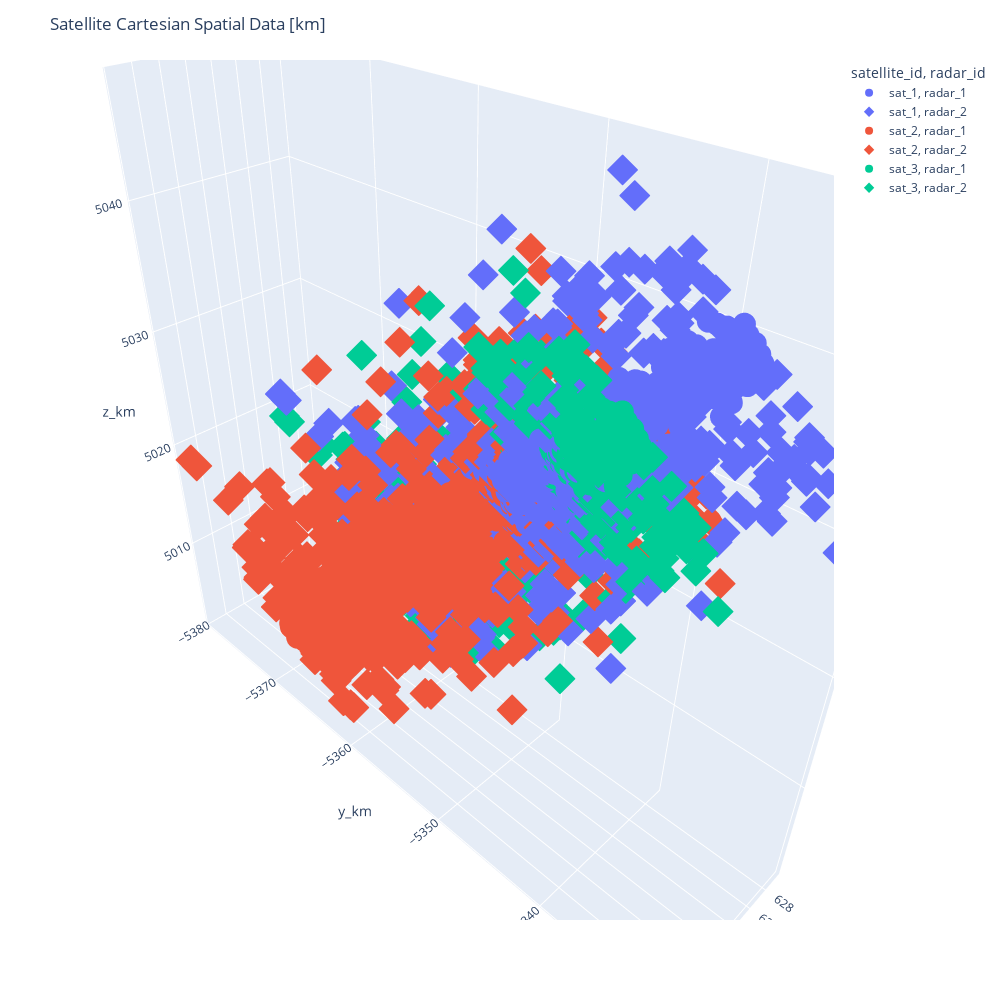
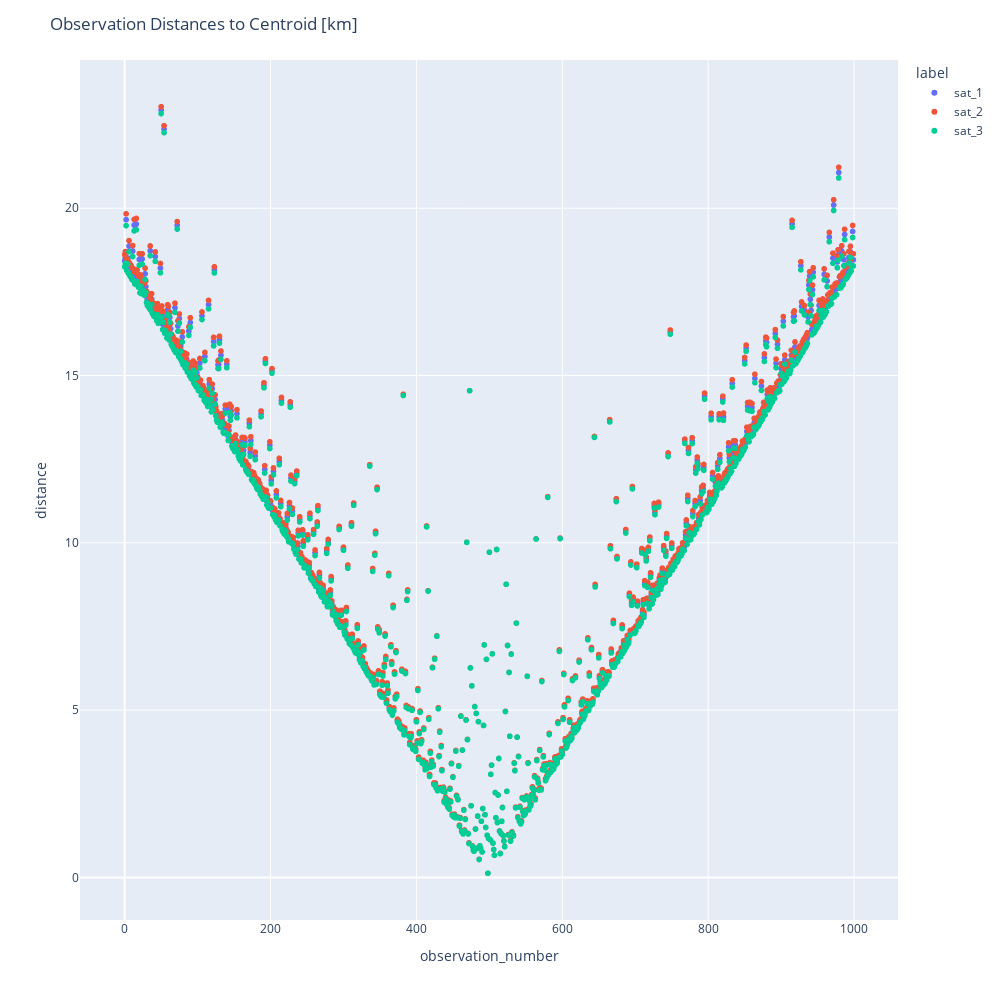
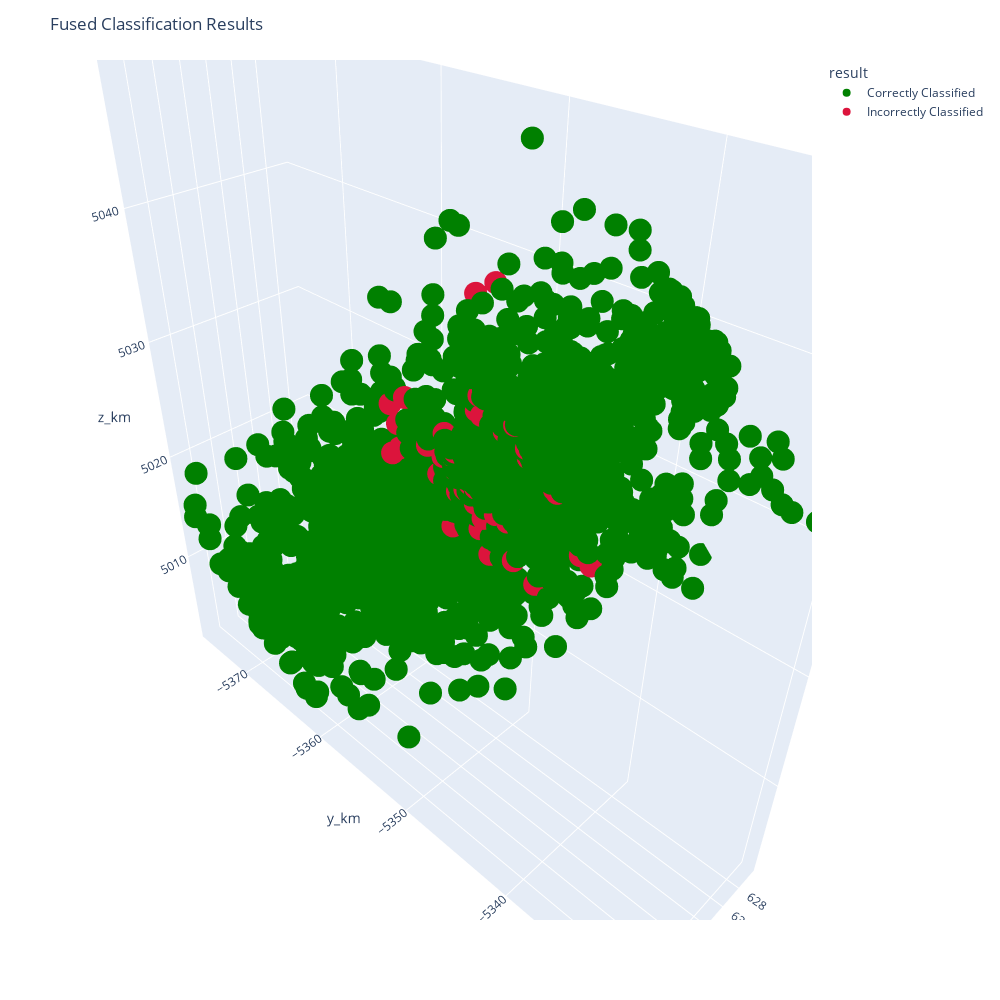

The code cell stored with these charts, in order, in its notebook:
### Markdown cell above
# Visulization

The datasets were plotted using the `plotly` library.  The figures below can be described as:

1. The raw, combination of radar corrupted tracks.  The different colors represent the different satellite objects, and the marker symbols represent the different radars.

2. The observation distances to the centroid.  To better understand spatially where the intersection region was located, the distances from each point to the centroid (mean across each dimension) are displayed.

3. The classification results, where the green markers were points correctly associated with the satellite objects and the red markers were points incorrectly associated with the satellite objects.

### Code cell
# plot the results
from plotly.offline import init_notebook_mode

init_notebook_mode(connected=True)

plots = ml_models.generate_plots(results)

### Figure 1 — Plotly figure (JSON) as saved in the notebook; plotly's stock layout.template omitted (floating-point values rounded to 4 significant figures; data arrays with more than 128 entries replaced by an {"elided": "..."} marker saying what was removed)
{"data": [{"hovertemplate": "satellite_id=sat_1<br>radar_id=radar_1<br>x_km=%{x}<br>y_km=%{y}<br>z_km=%{z}<extra></extra>", "legendgroup": "sat_1, radar_1", "marker": {"color": "#636efa", "symbol": "circle"}, "mode": "markers", "name": "sat_1, radar_1", "scene": "scene", "showlegend": true, "type": "scatter3d", "x": {"elided": "511 float values"}, "y": {"elided": "511 float values"}, "z": {"elided": "511 float values"}}, {"hovertemplate": "satellite_id=sat_1<br>radar_id=radar_2<br>x_km=%{x}<br>y_km=%{y}<br>z_km=%{z}<extra></extra>", "legendgroup": "sat_1, radar_2", "marker": {"color": "#636efa", "symbol": "diamond"}, "mode": "markers", "name": "sat_1, radar_2", "scene": "scene", "showlegend": true, "type": "scatter3d", "x": {"elided": "489 float values"}, "y": {"elided": "489 float values"}, "z": {"elided": "489 float values"}}, {"hovertemplate": "satellite_id=sat_2<br>radar_id=radar_1<br>x_km=%{x}<br>y_km=%{y}<br>z_km=%{z}<extra></extra>", "legendgroup": "sat_2, radar_1", "marker": {"color": "#EF553B", "symbol": "circle"}, "mode": "markers", "name": "sat_2, radar_1", "scene": "scene", "showlegend": true, "type": "scatter3d", "x": {"elided": "511 float values"}, "y": {"elided": "511 float values"}, "z": {"elided": "511 float values"}}, {"hovertemplate": "satellite_id=sat_2<br>radar_id=radar_2<br>x_km=%{x}<br>y_km=%{y}<br>z_km=%{z}<extra></extra>", "legendgroup": "sat_2, radar_2", "marker": {"color": "#EF553B", "symbol": "diamond"}, "mode": "markers", "name": "sat_2, radar_2", "scene": "scene", "showlegend": true, "type": "scatter3d", "x": {"elided": "489 float values"}, "y": {"elided": "489 float values"}, "z": {"elided": "489 float values"}}, {"hovertemplate": "satellite_id=sat_3<br>radar_id=radar_1<br>x_km=%{x}<br>y_km=%{y}<br>z_km=%{z}<extra></extra>", "legendgroup": "sat_3, radar_1", "marker": {"color": "#00cc96", "symbol": "circle"}, "mode": "markers", "name": "sat_3, radar_1", "scene": "scene", "showlegend": true, "type": "scatter3d", "x": {"elided": "511 float values"}, "y": {"elided": "511 float values"}, "z": {"elided": "511 float values"}}, {"hovertemplate": "satellite_id=sat_3<br>radar_id=radar_2<br>x_km=%{x}<br>y_km=%{y}<br>z_km=%{z}<extra></extra>", "legendgroup": "sat_3, radar_2", "marker": {"color": "#00cc96", "symbol": "diamond"}, "mode": "markers", "name": "sat_3, radar_2", "scene": "scene", "showlegend": true, "type": "scatter3d", "x": {"elided": "489 float values"}, "y": {"elided": "489 float values"}, "z": {"elided": "489 float values"}}], "layout": {"autosize": false, "height": 1000, "legend": {"title": {"text": "satellite_id, radar_id"}, "tracegroupgap": 0}, "margin": {"t": 60}, "scene": {"domain": {"x": [0, 1], "y": [0, 1]}, "xaxis": {"title": {"text": "x_km"}}, "yaxis": {"title": {"text": "y_km"}}, "zaxis": {"title": {"text": "z_km"}}}, "title": {"text": "Satellite Cartesian Spatial Data [km]"}, "width": 1000}}

### Figure 2 — Plotly figure (JSON) as saved in the notebook; plotly's stock layout.template omitted (floating-point values rounded to 4 significant figures; data arrays with more than 128 entries replaced by an {"elided": "..."} marker saying what was removed)
{"data": [{"hovertemplate": "label=sat_1<br>observation_number=%{x}<br>distance=%{y}<extra></extra>", "legendgroup": "sat_1", "marker": {"color": "#636efa", "symbol": "circle"}, "mode": "markers", "name": "sat_1", "showlegend": true, "type": "scattergl", "x": {"elided": "1000 int values"}, "xaxis": "x", "y": {"elided": "1000 float values"}, "yaxis": "y"}, {"hovertemplate": "label=sat_2<br>observation_number=%{x}<br>distance=%{y}<extra></extra>", "legendgroup": "sat_2", "marker": {"color": "#EF553B", "symbol": "circle"}, "mode": "markers", "name": "sat_2", "showlegend": true, "type": "scattergl", "x": {"elided": "1000 int values"}, "xaxis": "x", "y": {"elided": "1000 float values"}, "yaxis": "y"}, {"hovertemplate": "label=sat_3<br>observation_number=%{x}<br>distance=%{y}<extra></extra>", "legendgroup": "sat_3", "marker": {"color": "#00cc96", "symbol": "circle"}, "mode": "markers", "name": "sat_3", "showlegend": true, "type": "scattergl", "x": {"elided": "1000 int values"}, "xaxis": "x", "y": {"elided": "1000 float values"}, "yaxis": "y"}], "layout": {"autosize": false, "height": 1000, "legend": {"title": {"text": "label"}, "tracegroupgap": 0}, "margin": {"t": 60}, "title": {"text": "Observation Distances to Centroid [km]"}, "width": 1000, "xaxis": {"anchor": "y", "domain": [0, 1], "title": {"text": "observation_number"}}, "yaxis": {"anchor": "x", "domain": [0, 1], "title": {"text": "distance"}}}}

### Figure 3 — Plotly figure (JSON) as saved in the notebook; plotly's stock layout.template omitted (floating-point values rounded to 4 significant figures; data arrays with more than 128 entries replaced by an {"elided": "..."} marker saying what was removed)
{"data": [{"hovertemplate": "result=Correctly Classified<br>x_km=%{x}<br>y_km=%{y}<br>z_km=%{z}<extra></extra>", "legendgroup": "Correctly Classified", "marker": {"color": "green", "symbol": "circle"}, "mode": "markers", "name": "Correctly Classified", "scene": "scene", "showlegend": true, "type": "scatter3d", "x": {"elided": "2944 float values"}, "y": {"elided": "2944 float values"}, "z": {"elided": "2944 float values"}}, {"hovertemplate": "result=Incorrectly Classified<br>x_km=%{x}<br>y_km=%{y}<br>z_km=%{z}<extra></extra>", "legendgroup": "Incorrectly Classified", "marker": {"color": "crimson", "symbol": "circle"}, "mode": "markers", "name": "Incorrectly Classified", "scene": "scene", "showlegend": true, "type": "scatter3d", "x": [630.4, 630.4, 630.7, 630.7, 629.7, 630.6, 632.6, 631.8, 632.3, 632.1, 631.2, 631.6, 632.1, 631.2, 631.3, 631.6, 631.0, 630.7, 631.1, 631.0, 631.3, 631.7, 631.1, 630.9, 631.1, 630.8, 630.6, 630.1, 631.0, 631.1, 630.4, 630.6, 629.0, 628.5, 630.0, 630.0, 630.0, 629.9, 629.9, 629.9, 630.1, 630.0, 630.2, 630.3, 630.0, 630.0, 630.0, 629.9, 629.9, 629.4, 630.4, 630.2, 630.0, 630.0, 630.3, 630.4], "y": [-5347.0, -5347.0, -5352.0, -5352.0, -5344.0, -5352.0, -5358.0, -5353.0, -5358.0, -5358.0, -5350.0, -5355.0, -5359.0, -5351.0, -5353.0, -5356.0, -5351.0, -5349.0, -5353.0, -5352.0, -5355.0, -5358.0, -5354.0, -5352.0, -5354.0, -5352.0, -5350.0, -5346.0, -5354.0, -5355.0, -5349.0, -5352.0, -5354.0, -5353.0, -5351.0, -5350.0, -5351.0, -5349.0, -5349.0, -5350.0, -5351.0, -5350.0, -5352.0, -5352.0, -5350.0, -5350.0, -5350.0, -5348.0, -5348.0, -5343.0, -5350.0, -5348.0, -5346.0, -5346.0, -5348.0, -5349.0], "z": [5018.0, 5019.0, 5031.0, 5030.0, 5023.0, 5032.0, 5025.0, 5021.0, 5026.0, 5028.0, 5020.0, 5025.0, 5029.0, 5022.0, 5024.0, 5027.0, 5023.0, 5020.0, 5024.0, 5024.0, 5026.0, 5030.0, 5026.0, 5025.0, 5027.0, 5025.0, 5023.0, 5020.0, 5027.0, 5028.0, 5023.0, 5026.0, 5038.0, 5039.0, 5026.0, 5025.0, 5026.0, 5025.0, 5025.0, 5026.0, 5027.0, 5026.0, 5028.0, 5028.0, 5026.0, 5026.0, 5026.0, 5025.0, 5025.0, 5022.0, 5030.0, 5029.0, 5027.0, 5027.0, 5029.0, 5031.0]}], "layout": {"autosize": false, "height": 1000, "legend": {"title": {"text": "result"}, "tracegroupgap": 0}, "margin": {"t": 60}, "scene": {"domain": {"x": [0, 1], "y": [0, 1]}, "xaxis": {"title": {"text": "x_km"}}, "yaxis": {"title": {"text": "y_km"}}, "zaxis": {"title": {"text": "z_km"}}}, "title": {"text": "Fused Classification Results"}, "width": 1000}}
